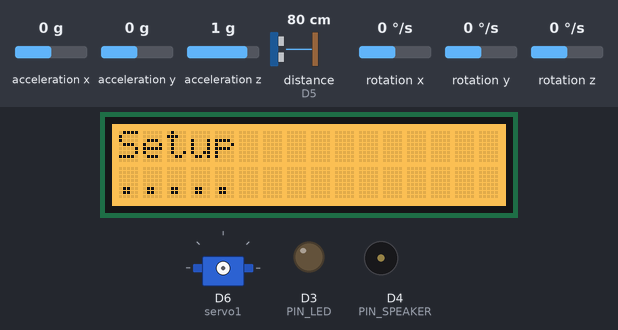
Simulated run of this sketch. Board: ESP8266 (NodeMCU). Parts: 16×2 character LCD, servo, output pins drawn as LEDs (lit = HIGH), buzzer (waves = sounding, pin HIGH). Inputs (shaded band) come from the test bench; at power-on: acceleration x 0 g, acceleration y 0 g, acceleration z 1 g, distance to the obstacle (sensor on D5) 80 cm, rotation x 0 °/s, rotation y 0 °/s, rotation z 0 °/s. WiFi joins after 1.5 s; servers stay silent unless stated; a WiFi scan finds three made-up networks; uploads are accepted with an empty reply; random numbers use the default seed unless the sketch sets one; what the sketch prints to the serial monitor is not drawn.

Above: at 2.4 s.
At 4.4 s:
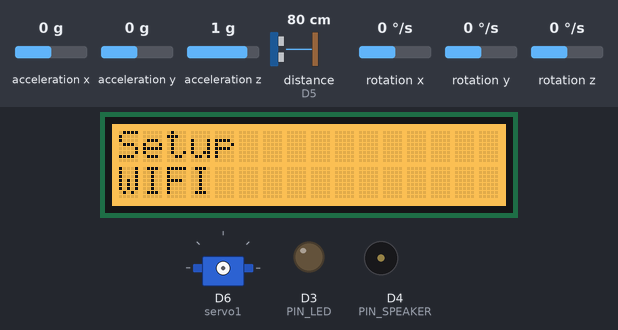
At 13.5 s:
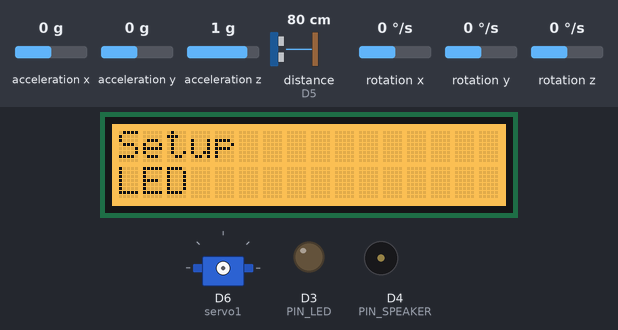
At 21.3 s:
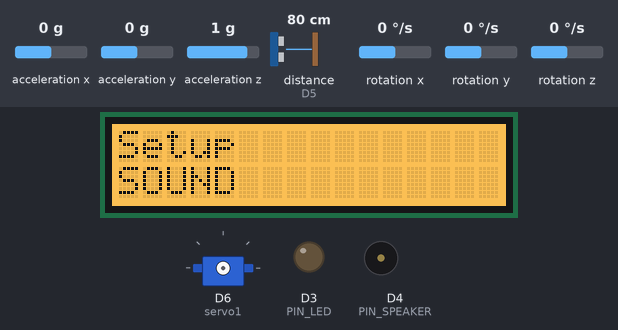
At 27.3 s:
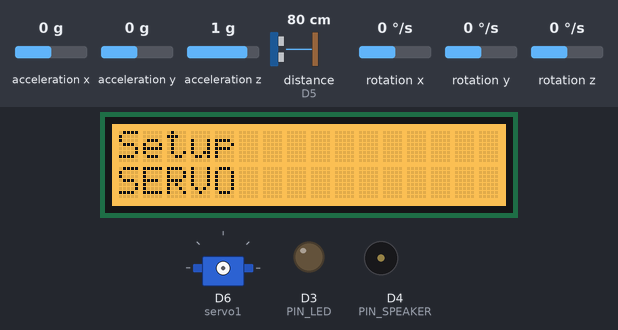
At 32.5 s:
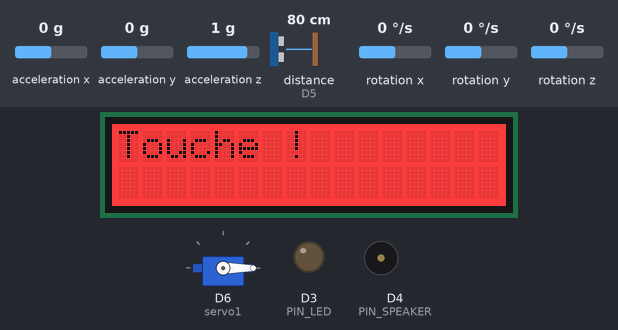
Timing chart, 0 to 40.0 s (numbered marks = the images above):
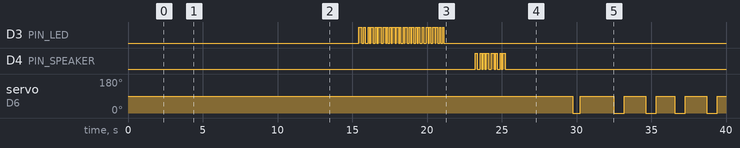

The sketch:

car_park.ino
```cpp
#include <NewPingESP8266.h>
#include <MPU6050_tockn.h>
#include <Wire.h>
#include <Servo.h>
#include <rgb_lcd.h>
#include <ESP8266WiFi.h>
#include <ESP8266Ping.h>
#include <ESP8266HTTPClient.h>
#include <BlynkSimpleEsp8266.h>

// Blynk constants
const char AUTH[] = "9cb213f5a57e4c389d7cd5318ee4f643";
BlynkTimer timer;
BlynkTimer timer_distance;


// WiFi constants
const char* WIFI_SSID = "Mfbiya";
const char* WIFI_PASSWORD = "gptopidq";
const int WIFI_UNKNOWN_RETRY_DELAY = 10;
const int WIFI_KNOWN_RETRY_DELAY = 2000;
const char* PING_HOST = "www.google.com";
const char* THINGSBOARD_SERVER = "http://demo.thingsboard.io/api/v1/GUmgsqDiPPDMpzsMklM7/telemetry";
bool is_network_op = false;
int current_ssid = 0;

// HP constants
const int PIN_SPEAKER = D4;

// LED constants
const int PIN_LED = D3;
int sState = LOW;
int lState = LOW;

// SONAR constants
NewPingESP8266 sonar(D0, D5, 200);
int distance = 0;
long prev = 0;

// GYRO+ACC constants
TwoWire i2c;
MPU6050 mpu6050(i2c);
long timeStamp = 0;

// MECA constants
Servo servo1;

// LCD constants
rgb_lcd ecranRGB;

void setup() {
  Serial.begin(115200);

  setup_lcd();
  show_message("Setup", ".....", 255, 175, 31, 2000);
  show_message("Setup", "WIFI", 255, 175, 31, 2000);
  setup_wifi();
  if (is_network_op) {
    show_message("Setup", "WIFI FOUND", 255, 175, 31, 2000);
  } else {
    show_message("Setup", "WIFI NOT FOUND", 255, 175, 31, 2000);
  }
  setup_timer();
  show_message("Setup", "LED", 255, 175, 31, 2000);
  setup_led();
  show_message("Setup", "SOUND", 255, 175, 31, 2000);
  setup_hp();
  show_message("Setup", "ACCELERO", 255, 175, 31, 2000);
  setup_giro();
  show_message("Setup", "SERVO", 255, 175, 31, 2000);
  setup_servo();
  show_message("Setup done", ":-)", 255, 175, 31, 2000);

  Serial.println("Setup done.");
}

/**
   Setup BLINK.
*/
void setup_blink() {
  if (is_network_op) {
    if (WiFi.SSID(current_ssid) == WIFI_SSID) {
      Blynk.begin(AUTH, WIFI_SSID, WIFI_PASSWORD);
    } else {
      Blynk.begin(AUTH, WIFI_SSID, "");
    }
    Blynk.run();
  }
}

/**
   Setup TIMER
*/
void setup_timer() {
  timer.setInterval(5000L, is_alive_kpi); //timer will run every 5 sec
  timer_distance.setInterval(250L, get_distance);
}


/**
   Setup WIFI mode.
*/
void setup_wifi() {
  WiFi.mode(WIFI_STA);
  WiFi.disconnect();
  connect_to_available_networks();
}

/**
   Setup LED mode.
*/
void setup_led() {
  pinMode(PIN_LED, OUTPUT);
  randomSeed(42);

  for (int i = 0; i < 50; i++) {
    digitalWrite(PIN_LED, !digitalRead(PIN_LED));
    delay(random(50, 200));
  }
  digitalWrite(PIN_LED, LOW);
}

/**
   Setup HP mode.
*/
void setup_hp() {
  pinMode(PIN_SPEAKER, OUTPUT);

  for (int i = 0; i < 15; i++) {
    digitalWrite(PIN_SPEAKER, !digitalRead(PIN_SPEAKER));
    delay(random(50, 200));
  }
  digitalWrite(PIN_SPEAKER, LOW);
}

/**
   Setup GYRO+ACC mode.
*/
void setup_giro() {
  i2c.begin(D2, D1);
  mpu6050.begin();
}

/**
   Setup SERVO mode.
*/
void setup_servo() {
  servo1.attach(D6);
  servo1.write(90);
  delay(500);
  servo1.write(0);
  delay(500);
  servo1.write(90);
}

/**
   Setup LCD mode.
*/
void setup_lcd() {
  ecranRGB.begin(16, 2, 0x00);
  for (int i = 0; i < 100; i++) {
    ecranRGB.clear();
    ecranRGB.setRGB(random(0, 255), random(0, 255), random(0, 255));
    delay(20);
  }
}

void show_message(char* message_haut, char* message_bas, int red, int green, int blue, int timer) {
  ecranRGB.clear();
  ecranRGB.setRGB(red, green, blue);
  ecranRGB.setCursor(0, 0);
  ecranRGB.print(message_haut);
  ecranRGB.setCursor(0, 1);
  ecranRGB.print(message_bas);
  if (timer > 0) {
    delay(timer);
  }
}

/**
   Evaluate sonar distance detection
*/
void get_distance() {
  distance = sonar.ping() / US_ROUNDTRIP_CM;
}

/**
   Play sound with a frequency proportional to the close distance
*/
void play_tone(int duration, int tone_) {
  long elapsed_time = 0;
  if (tone_ > 0) { // if this isn't a Rest beat, while the tone has
    while (elapsed_time < duration) {
      digitalWrite(PIN_SPEAKER, HIGH);
      delayMicroseconds(tone_ / 2);
      digitalWrite(PIN_SPEAKER, LOW);
      delayMicroseconds(tone_ / 2);
      elapsed_time += (tone_);
    }
  }
  else {
    delayMicroseconds(duration);
  }
}

/**
   Actions done when impact is detected
*/
void impact_event() {
  show_message("Touche !", "", 255, 0, 0, 0);
  servo1.write(0);
  delay(700);
  servo1.write(90);

  internet_connection_handler();
  send_colide_state();
}

/**
   Print distance feedback to the LCD screen
*/
void print_message_distance(int distance) {
  int red = 0;
  int green = 165;
  int blue = 255;

  if (distance != 0 && distance <= 5) {
    red = 255;
    green = 0;
    blue = 0;
  } else if (distance != 0 && distance <= 10 ) {
    red = 255;
    green = 165;
    blue = 0;
  }

  String str = String(distance);
  char char_distance[16];
  str.toCharArray(char_distance,16);
  show_message("Vous etes a (cm) :", char_distance, red, blue, green, 0);
}

bool did_moved(int _x) {
  return _x >  0.5 || _x < 0;
}

/**
   Handler Sonar feedback to LCD and LED
*/
void distance_detection_handler() {
  unsigned long currentTime = millis();

  if (currentTime - prev > distance * 10 && distance > 0 && distance <= 25) {
    prev = currentTime;
    if (sState == LOW && distance != 0) {
      sState = HIGH;
    } else {
      sState = LOW;
    }
    digitalWrite(PIN_LED, sState);
    play_tone(distance, 20 / distance * 1500);
    print_message_distance(distance);
  }
}

/**
   Handle ACCELERO detection and feedback
*/
void colision_detection_handler() {
  if (millis() - timeStamp > 10) {
    mpu6050.update();
    if (did_moved(mpu6050.getAccZ()) == true) {
      impact_event();
    }
    timeStamp = millis();
  }
}

/**
   Check and handle auto-internet connection
*/
void internet_connection_handler() {
  make_ping_request(current_ssid);
  if (!is_network_op) {
    while (WiFi.status() != WL_CONNECTED && !is_network_op) {
      connect_to_available_networks();
    }
  }
  Serial.print("Current Network : ");
  Serial.println(WiFi.SSID(current_ssid));
  Serial.println("-----------------------------");
}

/**
   Test current internet connection
*/
void make_ping_request(int i) {
  Serial.print("Pinging host ");
  Serial.println(PING_HOST);

  if (Ping.ping(PING_HOST)) {
    is_network_op = true;
    current_ssid = i;

    Serial.println("Success!!");
  } else {
    is_network_op = false;
    Serial.println("Error :(");
  }
  Serial.println("-----------------------------");
  Serial.println("");
}

void is_alive_kpi()
{
  Blynk.virtualWrite(V1, "OK");  // sending sensor value to Blynk app
  send_connection_state();
}

/**
   Scan and try to connect to any open network or known wifi network
*/
void connect_to_available_networks() {

  Serial.println("-- Try Connecting --");
  Serial.println();

  int n = WiFi.scanNetworks();

  if (n == 0) {
    Serial.println("no networks found");
  } else {
    Serial.print(n);
    Serial.println(" networks found.");

    // Check open networks
    for (int i = 0; i < n; ++i) {
      if (WiFi.encryptionType(i) == ENC_TYPE_NONE && !is_network_op) {
        Serial.println("-----------------------------");
        Serial.print("Open Network discover : ");
        Serial.println(WiFi.SSID(i));

        WiFi.begin(WiFi.SSID(i));

        int nbAttempts = 0;
        while (WiFi.status() != WL_CONNECTED && nbAttempts < WIFI_UNKNOWN_RETRY_DELAY) {
          nbAttempts++;
          delay(500);
          Serial.print(".");
        }
        if (WiFi.status() == WL_CONNECTED) {
          Serial.println("");
          Serial.print("WiFi connected with ip ");
          Serial.println(WiFi.localIP());
          delay(200);
          make_ping_request(i);
          setup_blink();
        } else {
          Serial.println();
          Serial.println("WiFi connection time out");
          Serial.println("-----------------------------");
          Serial.println("");
        }

      } else {
        if ((WiFi.SSID(i) == WIFI_SSID) && !is_network_op) {
          Serial.println("-----------------------------");
          Serial.print("Known Network discover : ");
          Serial.println(WiFi.SSID(i));
          WiFi.begin(WIFI_SSID, WIFI_PASSWORD);
          int nbAttempts = 0;

          while (WiFi.status() != WL_CONNECTED  && nbAttempts < WIFI_KNOWN_RETRY_DELAY) {
            nbAttempts++;
            delay(100);
            Serial.print(".");
          }
          Serial.println("");
          Serial.print("WiFi connected with ip ");
          Serial.println(WiFi.localIP());
          delay(200);
          make_ping_request(i);
          setup_blink();
        }
      }
      delay(10);
    }
  }

}

/**
   Send current state information
*/
void send_state_using_post(String payload) {
  HTTPClient http;
  http.begin(THINGSBOARD_SERVER);
  http.POST(payload);
  http.end();

  Serial.println();
  Serial.println("-----------------------------");
  Serial.println("request sent");
  Serial.print(" STATE POST : ");
  Serial.println(payload);
  Serial.println("-----------------------------");
  Serial.println();
}

void send_state_using_blynk(String payload) {
  Blynk.notify(payload);

  Serial.println();
  Serial.println("-----------------------------");
  Serial.println("request sent");
  Serial.print(" STATE BLYNK : ");
  Serial.println(payload);
  Serial.println("-----------------------------");
  Serial.println();
}

/**
   Inform back-end of connection state
*/
void send_connection_state() {
  if ((WiFi.status() == WL_CONNECTED) && is_network_op) {
    String payload = "{";
    payload += "\"isConnected\":";
    payload += is_network_op;
    payload += "}";
    send_state_using_post(payload);
  }
}

/**
   Inform back-end of colide event
*/
void send_colide_state() {
  if ((WiFi.status() == WL_CONNECTED) && is_network_op) {
    String payload = "{";
    payload += "\"collideEvent\":";
    payload += true;
    payload += "}";
    send_state_using_post(payload);
    send_state_using_blynk("Your car is in danger !");
  }
}

/**
   ESP event loop.
*/
void loop() {

  timer.run();
  timer_distance.run();
  distance_detection_handler();
  colision_detection_handler();
}
```

Measured:
- by itself, servo on D6 (servo1): 90° → 0° at 29.7 s, → 90° 0.50 s later, → 0° 2.2 s later, → 90° 0.70 s later, … (10 changes in this stretch)
- what the display in image 0 shows lasts 2.0 s, from 2.4 s to 4.4 s
- what the display in image 1 shows lasts 7.0 s, from 4.4 s to 11.4 s
- what the display in image 4 shows lasts 3.1 s, from 27.2 s to 30.3 s
